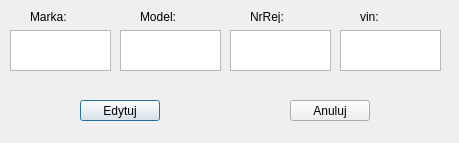
<?xml version="1.0" encoding="UTF-8"?>
<ui version="4.0">
 <class>EdytujWBazie</class>
 <widget class="QDialog" name="EdytujWBazie">
  <property name="geometry">
   <rect>
    <x>0</x>
    <y>0</y>
    <width>459</width>
    <height>143</height>
   </rect>
  </property>
  <property name="windowTitle">
   <string>Dialog</string>
  </property>
  <widget class="QTextEdit" name="teMarka">
   <property name="geometry">
    <rect>
     <x>10</x>
     <y>30</y>
     <width>101</width>
     <height>41</height>
    </rect>
   </property>
  </widget>
  <widget class="QTextEdit" name="teModel">
   <property name="geometry">
    <rect>
     <x>120</x>
     <y>30</y>
     <width>101</width>
     <height>41</height>
    </rect>
   </property>
  </widget>
  <widget class="QTextEdit" name="teNrRej">
   <property name="geometry">
    <rect>
     <x>230</x>
     <y>30</y>
     <width>101</width>
     <height>41</height>
    </rect>
   </property>
  </widget>
  <widget class="QTextEdit" name="teVin">
   <property name="geometry">
    <rect>
     <x>340</x>
     <y>30</y>
     <width>101</width>
     <height>41</height>
    </rect>
   </property>
  </widget>
  <widget class="QPushButton" name="pbEdytuj">
   <property name="geometry">
    <rect>
     <x>80</x>
     <y>100</y>
     <width>80</width>
     <height>21</height>
    </rect>
   </property>
   <property name="text">
    <string>Edytuj</string>
   </property>
  </widget>
  <widget class="QPushButton" name="pbAnuluj">
   <property name="geometry">
    <rect>
     <x>290</x>
     <y>100</y>
     <width>80</width>
     <height>21</height>
    </rect>
   </property>
   <property name="text">
    <string>Anuluj</string>
   </property>
  </widget>
  <widget class="QLabel" name="label">
   <property name="geometry">
    <rect>
     <x>30</x>
     <y>10</y>
     <width>47</width>
     <height>13</height>
    </rect>
   </property>
   <property name="text">
    <string>Marka:</string>
   </property>
  </widget>
  <widget class="QLabel" name="label_2">
   <property name="geometry">
    <rect>
     <x>140</x>
     <y>10</y>
     <width>47</width>
     <height>13</height>
    </rect>
   </property>
   <property name="text">
    <string>Model:</string>
   </property>
  </widget>
  <widget class="QLabel" name="label_3">
   <property name="geometry">
    <rect>
     <x>250</x>
     <y>10</y>
     <width>47</width>
     <height>13</height>
    </rect>
   </property>
   <property name="text">
    <string>NrRej:</string>
   </property>
  </widget>
  <widget class="QLabel" name="label_4">
   <property name="geometry">
    <rect>
     <x>360</x>
     <y>10</y>
     <width>47</width>
     <height>13</height>
    </rect>
   </property>
   <property name="text">
    <string>vin:</string>
   </property>
  </widget>
 </widget>
 <resources/>
 <connections/>
</ui>
